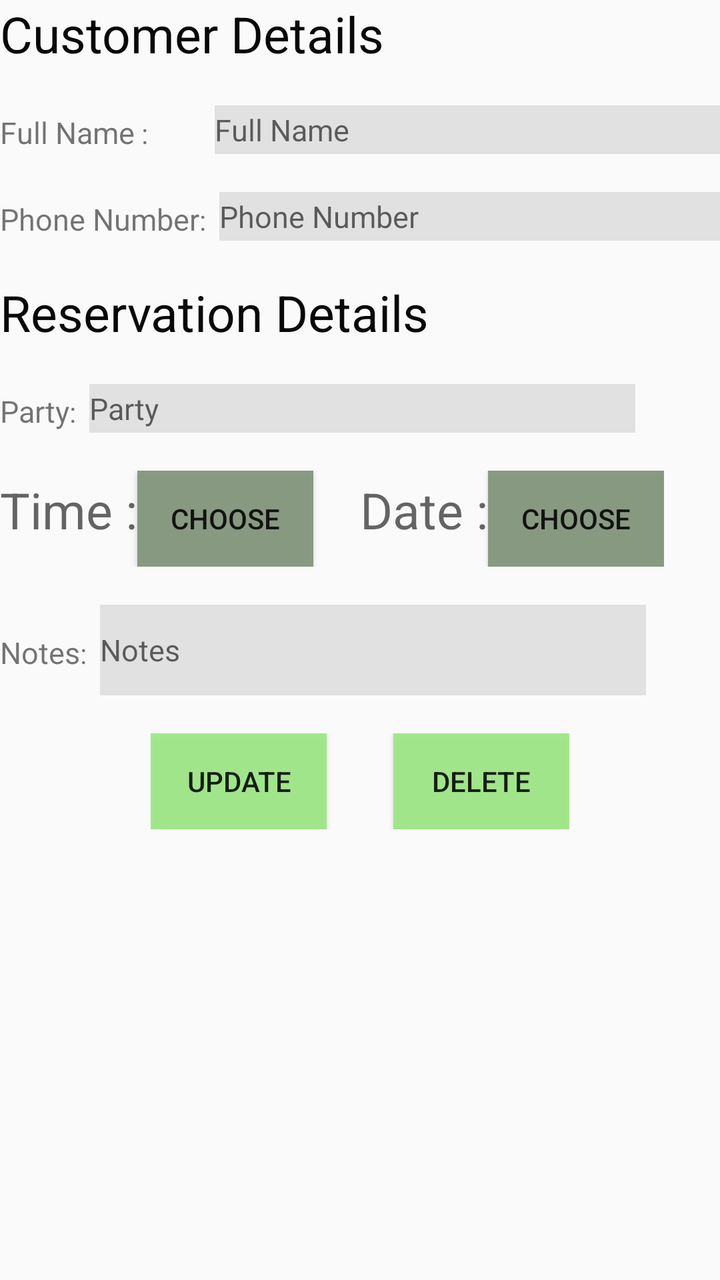
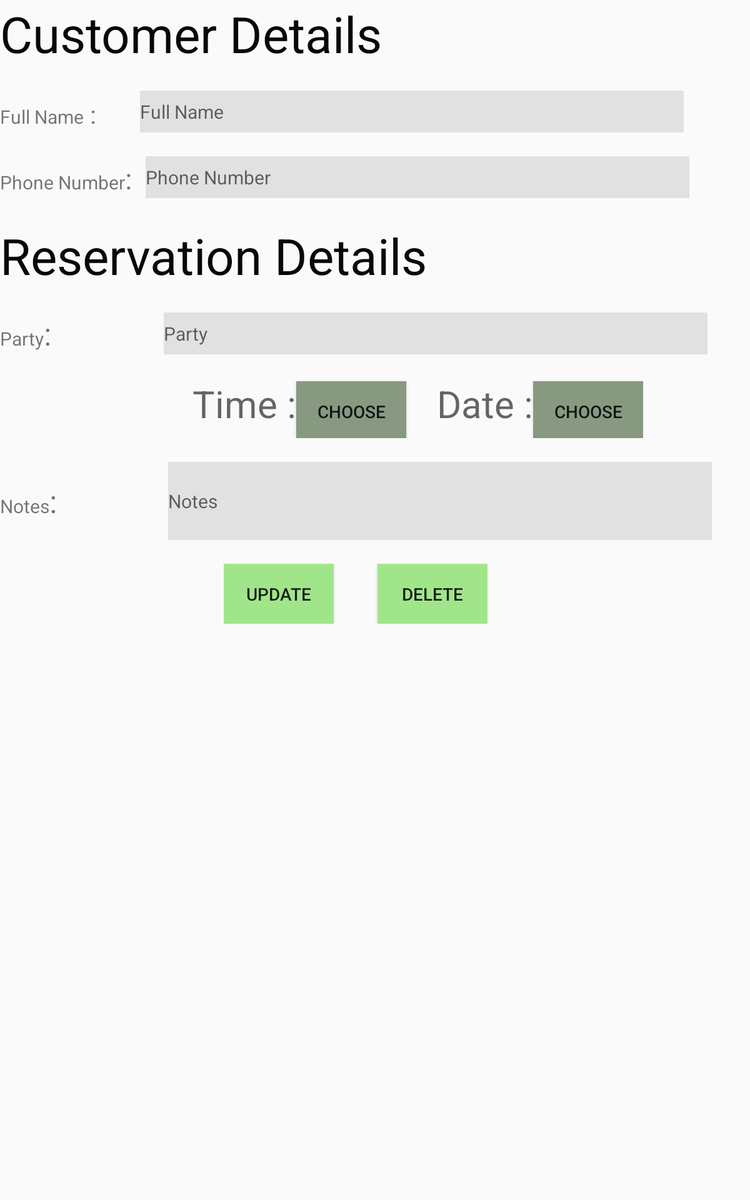

Two renders of one Android screen. The first uses the default layout on a phone; the second uses the alternative layout the repository ships for a different screen configuration, on a matching device. The two XML files are below.
<!-- AndroidManifest.xml: application theme AppTheme -->
<!-- res/layout/layout_masabilgi.xml -->
<?xml version="1.0" encoding="utf-8"?>
<RelativeLayout xmlns:android="http://schemas.android.com/apk/res/android"
    android:layout_width="wrap_content"

    android:layout_height="wrap_content">
    <LinearLayout
        android:layout_width="wrap_content"
        android:layout_height="wrap_content"
        android:orientation="vertical">

        <LinearLayout
            android:layout_width="wrap_content"
            android:layout_height="wrap_content"
            android:orientation="horizontal">

            <TextView
                android:layout_width="wrap_content"
                android:layout_height="wrap_content"
                android:layout_weight="1"
                android:text="@string/musteriDetay"
                android:textColor="@color/textColor"
                android:textSize="25dp" />
        </LinearLayout>

        <TextView
            android:layout_width="wrap_content"
            android:layout_height="wrap_content"
            android:text=" " />

        <LinearLayout
            android:layout_width="wrap_content"
            android:layout_height="wrap_content"
            android:orientation="vertical">
            <LinearLayout
                android:layout_width="wrap_content"
                android:layout_height="wrap_content"
                android:orientation="horizontal">
            <TextView
                android:layout_width="wrap_content"
                android:layout_height="wrap_content"
                android:text="@string/isimful" />
                <TextView
                    android:layout_width="wrap_content"
                    android:layout_height="wrap_content"
                    android:text=" :          " />
            <EditText
                android:id="@+id/etNameUp"
                android:layout_width="wrap_content"
                android:layout_height="wrap_content"
                android:layout_weight="1"
                android:background="@color/etColor"
                android:ems="15"
                android:hint="@string/isimful"
                android:inputType="textPersonName"
                android:minLines="2" />

            </LinearLayout>
        <TextView
            android:layout_width="wrap_content"
            android:layout_height="wrap_content"
            android:text=" " />

            <LinearLayout
                android:layout_width="wrap_content"
                android:layout_height="wrap_content"
                android:orientation="horizontal">
                <TextView
                    android:layout_width="wrap_content"
                    android:layout_height="wrap_content"
                    android:text="@string/tel" />
                <TextView
                    android:layout_width="wrap_content"
                    android:layout_height="wrap_content"
                    android:text=":  " />

            <EditText
                android:id="@+id/etTelUp"
                android:layout_width="wrap_content"
                android:layout_height="wrap_content"
                android:layout_weight="1"
                android:background="@color/etColor"
                android:ems="15"
                android:hint="@string/tel"
                android:inputType="phone" />
        </LinearLayout>
        </LinearLayout>
        <TextView
            android:layout_width="wrap_content"
            android:layout_height="wrap_content"
            android:text=" " />

        <LinearLayout
            android:layout_width="wrap_content"
            android:layout_height="wrap_content"
            android:orientation="horizontal">

            <TextView
                android:layout_width="wrap_content"
                android:layout_height="wrap_content"
                android:layout_weight="1"
                android:text="@string/rezDetay"
                android:textColor="@color/textColor"
                android:textSize="25dp" />
        </LinearLayout>

        <TextView
            android:layout_width="wrap_content"
            android:layout_height="wrap_content"
            android:text=" " />

        <LinearLayout
            android:layout_width="wrap_content"
            android:layout_height="wrap_content"
            android:orientation="horizontal">
            <TextView
                android:layout_width="wrap_content"
                android:layout_height="wrap_content"
                android:text="@string/kisiSayisi" />
            <TextView
                android:layout_width="wrap_content"
                android:layout_height="wrap_content"
                android:text=":  " />

            <EditText
                android:id="@+id/etKisisayisiUp"
                android:layout_width="wrap_content"
                android:layout_height="wrap_content"
                android:layout_weight="1"
                android:background="@color/etColor"
                android:ems="13"
                android:hint="@string/kisiSayisi"
                android:inputType="number" />
        </LinearLayout>

        <TextView
            android:layout_width="wrap_content"
            android:layout_height="wrap_content"
            android:text=" " />

        <LinearLayout
            android:layout_width="wrap_content"
            android:layout_height="wrap_content"
            android:orientation="horizontal">

            <TextView
                android:id="@+id/tvTimeUp"
                android:layout_width="wrap_content"
                android:layout_height="wrap_content"
                android:layout_weight="1"
                android:textSize="25dp"
                android:textColor="@color/textcl"
                android:hint="@string/saat"
                />

            <Button
                android:id="@+id/btnsaatSec"
                android:layout_width="wrap_content"
                android:layout_height="wrap_content"
                android:background="@color/btnbac"
                android:onClick="onTextviewUpClicked"
                android:text="Choose"/>
            <TextView
                android:layout_width="wrap_content"
                android:layout_height="wrap_content"
                android:text="       " />

            <TextView
                android:id="@+id/tvDatepicUp"
                android:layout_width="wrap_content"
                android:layout_height="wrap_content"
                android:layout_weight="1"
                android:textSize="25dp"
                android:textColor="@color/textcl"
                android:hint="@string/tarih"
                />
            <Button
                android:id="@+id/btndatesec"
                android:layout_width="wrap_content"
                android:layout_height="wrap_content"
                android:background="@color/btnbac"
                android:onClick="onTextviewUpClicked"
                android:text="Choose"/>
            android:inputType="date" />
        </LinearLayout>

        <TextView
            android:layout_width="wrap_content"
            android:layout_height="wrap_content"
            android:text=" " />

        <LinearLayout
            android:layout_width="wrap_content"
            android:layout_height="wrap_content"
            android:orientation="horizontal">
            <TextView
                android:layout_width="wrap_content"
                android:layout_height="wrap_content"
                android:text="@string/not" />
            <TextView
                android:layout_width="wrap_content"
                android:layout_height="wrap_content"
                android:text=":  " />

            <EditText
                android:id="@+id/etNotesUp"
                android:layout_width="wrap_content"
                android:layout_height="wrap_content"
                android:layout_weight="3"
                android:background="@color/etColor"
                android:ems="13"
                android:hint="@string/not"
                android:inputType="textMultiLine"
                android:minLines="2" />
        </LinearLayout>

        <TextView
            android:layout_width="wrap_content"
            android:layout_height="wrap_content"
            android:text=" " />

    <LinearLayout
        android:layout_width="wrap_content"
        android:layout_height="wrap_content"
        android:layout_gravity="center"
        android:orientation="horizontal">
        <Button
            android:id="@+id/btnUp"
            android:layout_width="wrap_content"
            android:layout_height="wrap_content"
            android:layout_gravity="center"
            android:background="@color/btnarkaplan"
            android:text="@string/btnUpdate" />
        <TextView
            android:layout_width="wrap_content"
            android:layout_height="wrap_content"
            android:text="          " />

        <Button
            android:id="@+id/btnDelete"
            android:layout_width="wrap_content"
            android:layout_height="wrap_content"
            android:layout_gravity="center"
            android:background="@color/btnarkaplan"
            android:text="@string/btnDelete" />
    </LinearLayout>



            <LinearLayout
                android:layout_width="match_parent"
                android:layout_height="wrap_content"
                android:orientation="vertical" />

    </LinearLayout>
</RelativeLayout>
<!-- resources referenced by this layout -->
<resources>
  <color name="btnarkaplan">#f09fe786</color>
  <color name="btnbac">#889982</color>
  <color name="etColor">#e1e1e1</color>
  <color name="textColor">#080808</color>
  <color name="textcl">#000000</color>
  <string name="btnDelete">Delete</string>
  <string name="btnUpdate">Update</string>
  <string name="isimful"><font size="15">Full Name</font></string>
  <string name="kisiSayisi"><font size="15">Party</font></string>
  <string name="musteriDetay">Customer Details</string>
  <string name="not"><font size="15">Notes</font></string>
  <string name="rezDetay">Reservation Details</string>
  <string name="saat">Time  :  </string>
  <string name="tarih">Date  :  </string>
  <string name="tel"><font size="15">Phone Number</font></string>
  <style name="AppTheme" parent="Theme.AppCompat.Light.DarkActionBar">
          
          <item name="colorPrimary">@color/colorPrimary</item>
          <item name="colorPrimaryDark">@color/colorPrimaryDark</item>
          <item name="colorAccent">@color/colorAccent</item>
      </style>
  <color name="colorPrimary">#3F51B5</color>
  <color name="colorPrimaryDark">#303F9F</color>
  <color name="colorAccent">#FF4081</color>
</resources>
<!-- res/layout-sw600dp/layout_masabilgi.xml (the author's variant of the layout above) -->
<!-- drawn on a 7-inch tablet held upright -->
<?xml version="1.0" encoding="utf-8"?>
<RelativeLayout xmlns:android="http://schemas.android.com/apk/res/android"
    android:layout_width="wrap_content"

    android:layout_height="wrap_content">
    <LinearLayout
        android:layout_width="wrap_content"
        android:layout_height="wrap_content"
        android:orientation="vertical">

        <LinearLayout
            android:layout_width="wrap_content"
            android:layout_height="wrap_content"
            android:orientation="horizontal">

            <TextView
                android:layout_width="wrap_content"
                android:layout_height="wrap_content"
                android:layout_weight="1"
                android:text="@string/musteriDetay"
                android:textColor="@color/textColor"
                android:textSize="40dp" />
        </LinearLayout>

        <TextView
            android:layout_width="wrap_content"
            android:layout_height="wrap_content"
            android:text=" " />

        <LinearLayout
            android:layout_width="wrap_content"
            android:layout_height="wrap_content"
            android:orientation="vertical">
            <LinearLayout
                android:layout_width="wrap_content"
                android:layout_height="wrap_content"
                android:orientation="horizontal">
            <TextView
                android:layout_width="wrap_content"
                android:layout_height="wrap_content"
                android:textSize="25dp"
                android:text="@string/isimful" />
                <TextView
                    android:layout_width="wrap_content"
                    android:layout_height="wrap_content"
                    android:textSize="20dp"
                    android:text=" :       " />
            <EditText
                android:id="@+id/etNameUp"
                android:layout_width="wrap_content"
                android:layout_height="wrap_content"
                android:layout_weight="1"
                android:background="@color/etColor"
                android:ems="15"
                android:textSize="25dp"
                android:hint="@string/isimful"
                android:inputType="textPersonName"
                android:minLines="2" />

            </LinearLayout>
        <TextView
            android:layout_width="wrap_content"
            android:layout_height="wrap_content"
            android:text=" " />

            <LinearLayout
                android:layout_width="wrap_content"
                android:layout_height="wrap_content"
                android:orientation="horizontal">
                <TextView
                    android:layout_width="wrap_content"
                    android:layout_height="wrap_content"
                    android:textSize="21dp"
                    android:text="@string/tel" />
                <TextView
                    android:layout_width="wrap_content"
                    android:layout_height="wrap_content"
                    android:textSize="23dp"
                    android:text=":  " />

            <EditText
                android:id="@+id/etTelUp"
                android:layout_width="wrap_content"
                android:layout_height="wrap_content"
                android:layout_weight="1"
                android:background="@color/etColor"
                android:ems="15"
                android:textSize="25dp"
                android:hint="@string/tel"
                android:inputType="phone" />
        </LinearLayout>
        </LinearLayout>
        <TextView
            android:layout_width="wrap_content"
            android:layout_height="wrap_content"
            android:text=" " />

        <LinearLayout
            android:layout_width="wrap_content"
            android:layout_height="wrap_content"
            android:orientation="horizontal">

            <TextView
                android:layout_width="wrap_content"
                android:layout_height="wrap_content"
                android:layout_weight="1"
                android:text="@string/rezDetay"
                android:textColor="@color/textColor"
                android:textSize="40dp" />
        </LinearLayout>

        <TextView
            android:layout_width="wrap_content"
            android:layout_height="wrap_content"
            android:text=" " />

        <LinearLayout
            android:layout_width="wrap_content"
            android:layout_height="wrap_content"
            android:orientation="horizontal">
            <TextView
                android:layout_width="wrap_content"
                android:layout_height="wrap_content"
                android:textSize="25dp"
                android:text="@string/kisiSayisi" />
            <TextView
                android:layout_width="wrap_content"
                android:layout_height="wrap_content"
                android:textSize="25dp"
                android:text=":  " />
            <TextView
                android:layout_width="wrap_content"
                android:layout_height="wrap_content"
                android:textSize="25dp"
                android:text="             " />
            <EditText
                android:id="@+id/etKisisayisiUp"
                android:layout_width="wrap_content"
                android:layout_height="wrap_content"
                android:layout_weight="1"
                android:textSize="25dp"
                android:background="@color/etColor"
                android:ems="15"
                android:hint="@string/kisiSayisi"
                android:inputType="number" />
        </LinearLayout>

        <TextView
            android:layout_width="wrap_content"
            android:layout_height="wrap_content"
            android:text=" " />

        <LinearLayout
            android:layout_width="wrap_content"
            android:layout_height="wrap_content"
            android:orientation="horizontal">
            <TextView
                android:layout_width="wrap_content"
                android:layout_height="wrap_content"
                android:text="           " />
            <TextView
                android:layout_width="wrap_content"
                android:layout_height="wrap_content"
                android:text="           " />
            <TextView
                android:layout_width="wrap_content"
                android:layout_height="wrap_content"
                android:text="           " />
            <TextView
                android:layout_width="wrap_content"
                android:layout_height="wrap_content"
                android:text="           " />
            <TextView
                android:id="@+id/tvTimeUp"
                android:layout_width="wrap_content"
                android:layout_height="wrap_content"
                android:layout_weight="1"
                android:textSize="30dp"
                android:textColor="@color/textcl"
                android:hint="@string/saat"
                />

            <Button
                android:id="@+id/btnsaatSec"
                android:layout_width="wrap_content"
                android:layout_height="wrap_content"
                android:background="@color/btnbac"
                android:onClick="onTextviewUpClicked"
                android:text="Choose"/>
            <TextView
                android:layout_width="wrap_content"
                android:layout_height="wrap_content"
                android:text="       " />

            <TextView
                android:id="@+id/tvDatepicUp"
                android:layout_width="wrap_content"
                android:layout_height="wrap_content"
                android:layout_weight="1"
                android:textSize="30dp"
                android:textColor="@color/textcl"
                android:hint="@string/tarih"
                />
            <Button
                android:id="@+id/btndatesec"
                android:layout_width="wrap_content"
                android:layout_height="wrap_content"
                android:background="@color/btnbac"
                android:onClick="onTextviewUpClicked"
                android:text="Choose"/>
                android:inputType="date" />
        </LinearLayout>

        <TextView
            android:layout_width="wrap_content"
            android:layout_height="wrap_content"
            android:text=" " />

        <LinearLayout
            android:layout_width="wrap_content"
            android:layout_height="wrap_content"
            android:orientation="horizontal">
            <TextView
                android:layout_width="wrap_content"
                android:layout_height="wrap_content"
                android:textSize="25dp"
                android:text="@string/not" />
            <TextView
                android:layout_width="wrap_content"
                android:layout_height="wrap_content"
                android:textSize="25dp"
                android:text=":  " />
            <TextView
                android:layout_width="wrap_content"
                android:layout_height="wrap_content"
                android:text="           " />
            <TextView
                android:layout_width="wrap_content"
                android:layout_height="wrap_content"
                android:text="           " />

            <EditText
                android:id="@+id/etNotesUp"
                android:layout_width="wrap_content"
                android:layout_height="wrap_content"
                android:layout_weight="3"
                android:background="@color/etColor"
                android:textSize="25dp"
                android:ems="15"
                android:hint="@string/not"
                android:inputType="textMultiLine"
                android:minLines="2" />
        </LinearLayout>

        <TextView
            android:layout_width="wrap_content"
            android:layout_height="wrap_content"
            android:text=" " />

    <LinearLayout
        android:layout_width="wrap_content"
        android:layout_height="wrap_content"
        android:layout_gravity="center"
        android:orientation="horizontal">
        <Button
            android:id="@+id/btnUp"
            android:layout_width="wrap_content"
            android:layout_height="wrap_content"
            android:layout_gravity="center"
            android:background="@color/btnarkaplan"
            android:text="@string/btnUpdate" />
        <TextView
            android:layout_width="wrap_content"
            android:layout_height="wrap_content"
            android:text="          " />

        <Button
            android:id="@+id/btnDelete"
            android:layout_width="wrap_content"
            android:layout_height="wrap_content"
            android:layout_gravity="center"
            android:background="@color/btnarkaplan"
            android:text="@string/btnDelete" />
    </LinearLayout>



            <LinearLayout
                android:layout_width="match_parent"
                android:layout_height="wrap_content"
                android:orientation="vertical" />

    </LinearLayout>
</RelativeLayout>
